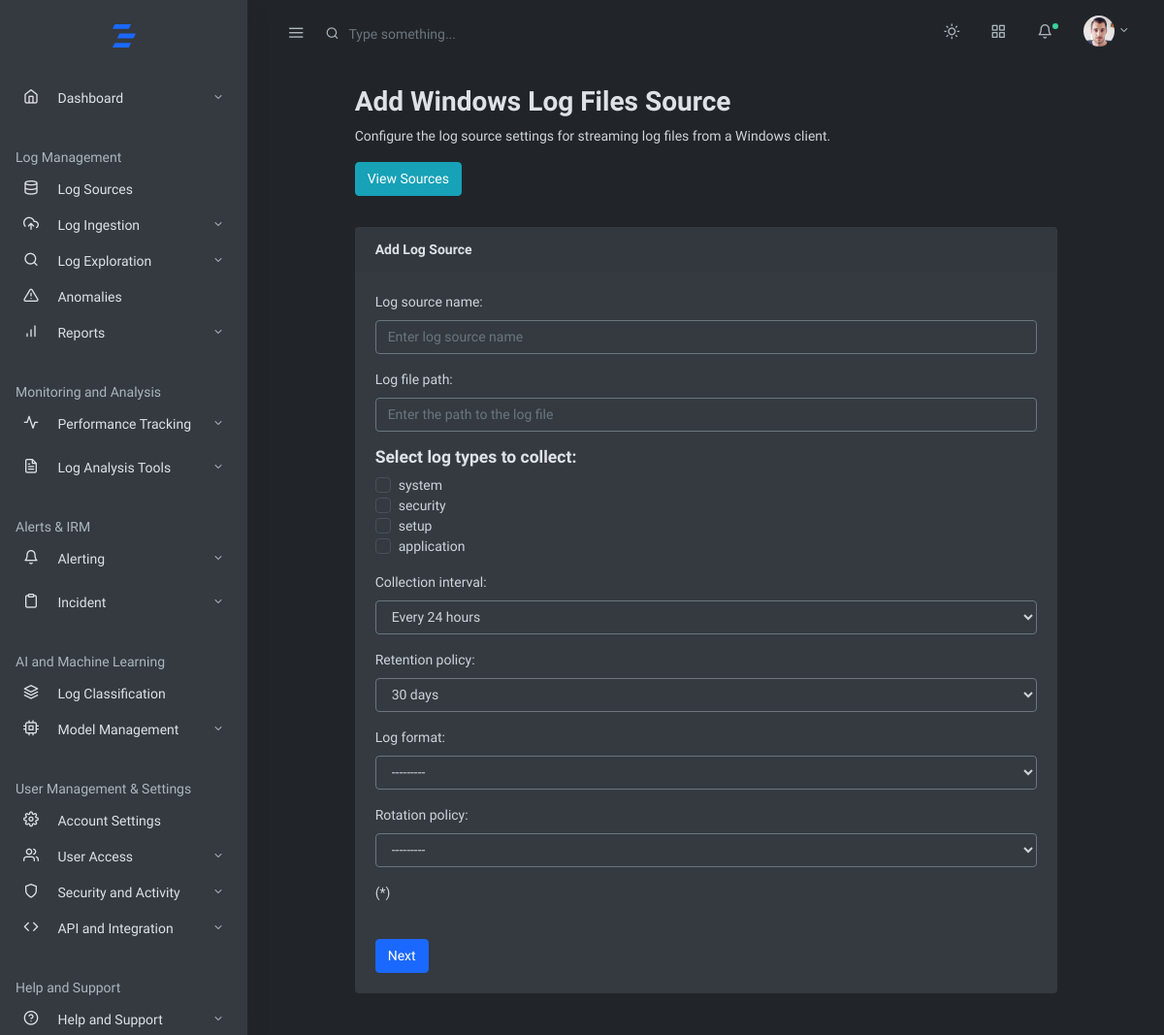
The page /home/windows/logfilestreams/ on the database its author committed.
### log_management_app/models.py (models this page shows)
class WindowsLogType(models.Model):
    LOG_TYPE_CHOICES = [
        ('system', 'System'),
        ('security', 'Security'),
        ('setup', 'Setup'),
        ('application', 'Application'),
    ]
    name = models.CharField(max_length=20, choices=LOG_TYPE_CHOICES, unique=True)
    def __str__(self):
        return self.name

### log_management_app/views.py (the view)
# urls.py: path('home/windows/logfilestreams/',views.windowslogfilestreams,name='windowslogfilestreams'),
def windowslogfilestreams(request):
    if request.method=='POST':
        logfileform=WindowsFileLogSourceForm(request.POST)
        if logfileform.is_valid():
            logfileform=logfileform.save()
            return redirect('streamlogfiles')
    else:
        logfileform=WindowsFileLogSourceForm()
    context={'logfileform':logfileform}
    return render(request,'baseapp/logingestion/systemlogs/windows/logfilestreamform.html',context)

### log_management_app/forms.py
class WindowsFileLogSourceForm(forms.ModelForm):
    log_type = forms.ModelMultipleChoiceField(
        queryset=WindowsLogType.objects.all()
    )
    class Meta:
        model = WindowsFileLogSource
        fields = [
            'log_source_name',
            'log_file_path',
            'log_type',
            'collection_interval',
            'retention_policy',
            'log_format',
            'rotation_policy',
        ]
        widgets = {
            'log_source_name': forms.TextInput(attrs={'class': 'form-control', 'placeholder': 'Enter log source name'}),
            'log_file_path': forms.TextInput(attrs={'class': 'form-control', 'placeholder': 'Enter the path to the log file'}),
            'collection_interval': forms.Select(attrs={'class': 'form-control'}),
            'retention_policy': forms.Select(attrs={'class': 'form-control'}),
            'log_format': forms.Select(attrs={'class': 'form-control'}),
            'rotation_policy': forms.Select(attrs={'class': 'form-control'}),
        }

### log_management_app/templates/baseapp/logingestion/systemlogs/windows/logfilestreamform.html (shortened to what this page needs)
{% extends 'mainhome.html' %}
{% block content %}
<div class="container-fluid">
    <div class="row justify-content-center">
        <div class="col-12 col-lg-10">
            <h2 class="page-title">Add Windows Log Files Source</h2>
            <p>Configure the log source settings for streaming log files from a Windows client.</p>
            <a href="" class="btn mb-2 btn-info">View Sources</a>
            <div class="card my-4">
                <div class="card-header">
                    <strong>Add Log Source</strong>
                </div>
                <div class="card-body">
                    <form method="post" action="">
                        <div class="form-group">
                            {{ logfileform.log_source_name.label_tag }}
                            {{ logfileform.log_source_name }}
                        </div>
                        <div class="form-group">
                            {{ logfileform.log_file_path.label_tag }}
                            {{ logfileform.log_file_path }}
                        </div>
                        <h5>Select log types to collect:</h5>
                        <div class="form-group">
                            {% for checkbox in logfileform.log_type %}
                                <div class="custom-control custom-checkbox">
                                    <label class="custom-control-label" for="customCheck{{ forloop.counter }}">
                                        {{ checkbox.choice_label }}
                                    </label>
                                </div>
                            {% endfor %}
                        </div>
                        <div class="form-group">
                            {{ logfileform.collection_interval.label_tag }}
                            {{ logfileform.collection_interval }}
                        </div>
                        <div class="form-group">
                            {{ logfileform.retention_policy.label_tag }}
                            {{ logfileform.retention_policy }}
                        </div>
                        <div class="form-group">
                            {{ logfileform.log_format.label_tag }}
                            {{ logfileform.log_format }}
                        </div>
                        <div class="form-group">
                            {{ logfileform.rotation_policy.label_tag }}
                            {{ logfileform.rotation_policy }}
                        </div>
                        <div class="form-group">
                            {{ logfileform.ingestion_mtd.label_tag }}(*)
                        </div> <br>
                        <button type="submit" class="btn btn-primary">Next</button>
                    </form>
                </div>
            </div>
        </div>
    </div>
</div>
{% endblock %}

### rows shown on the page
WindowsLogType: choice_label "system"
WindowsLogType: choice_label "security"
WindowsLogType: choice_label "setup"
WindowsLogType: choice_label "application"

### other values the page prints
{{ logfileform.log_source_name.label_tag }} "Log source name:"
{{ logfileform.log_file_path.label_tag }} "Log file path:"
{{ logfileform.collection_interval.label_tag }} "Collection interval:"
{{ logfileform.retention_policy.label_tag }} "Retention policy:"
{{ logfileform.log_format.label_tag }} "Log format:"
{{ logfileform.rotation_policy.label_tag }} "Rotation policy:"
